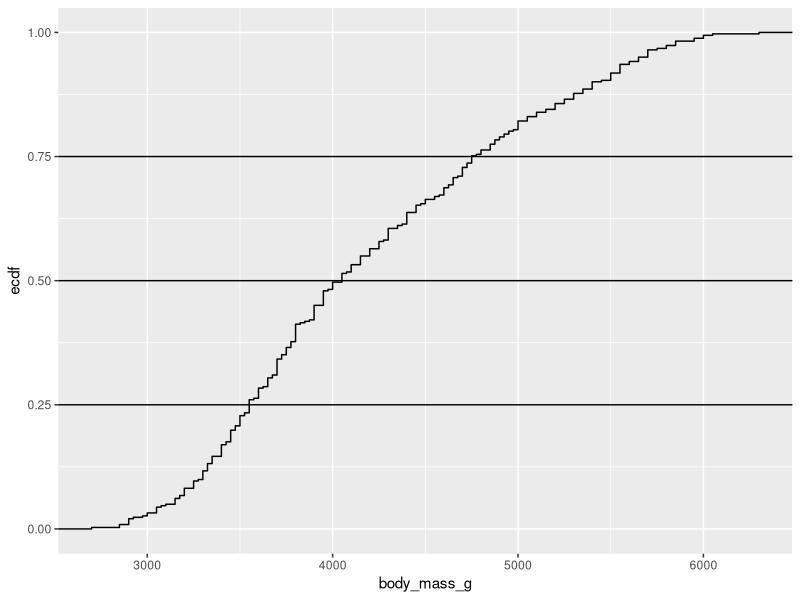
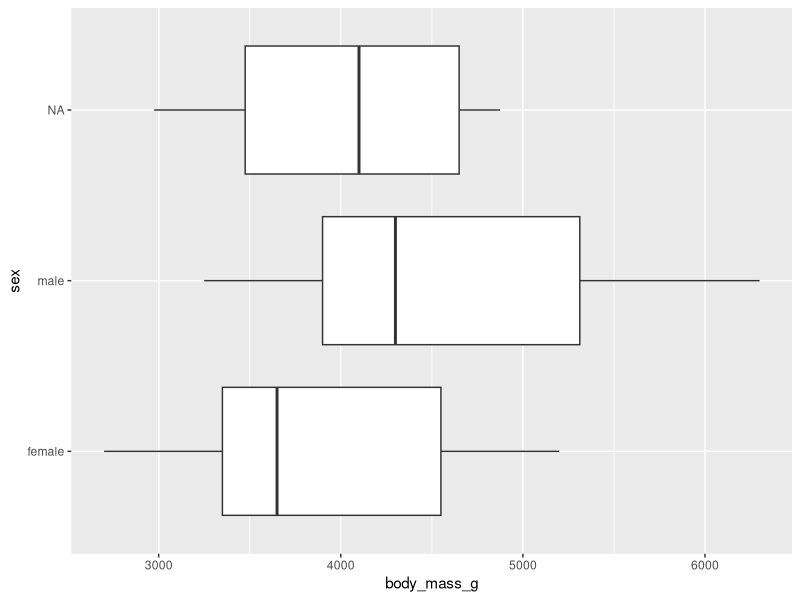
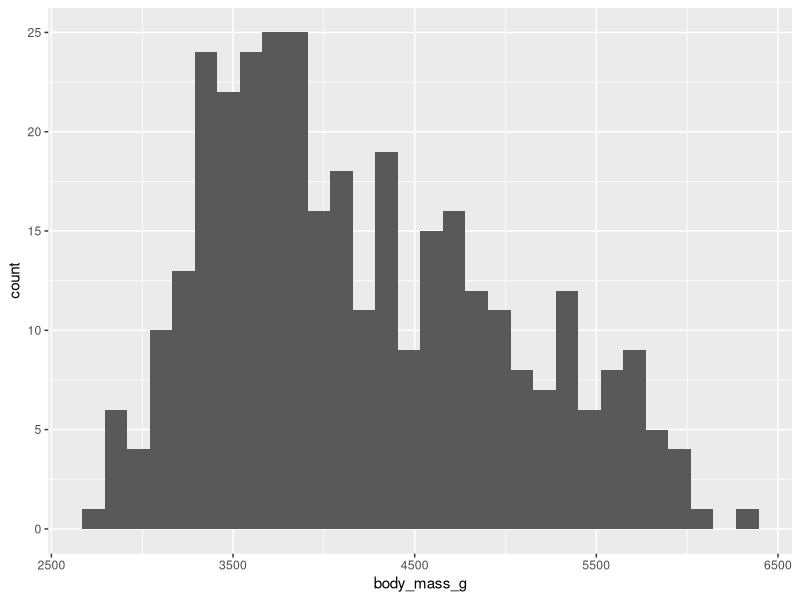

Source code (R) for these figures, in order:
## ---- chunk 1
library(tidyverse)
## ---- chunk 2
library(palmerpenguins)
## ---- chunk 3
penguins$body_mass_g
## ---- chunk 4
mean(penguins$body_mass_g, na.rm = TRUE)
## ---- chunk 5
penguins %>% 
  summarise(avg_mass = mean(body_mass_g, na.rm = T))
## ---- chunk 6
penguins %>% 
  summarise(median = median(body_mass_g, na.rm = T))
## ---- chunk 7
penguins %>% 
  summarise(median = median(body_mass_g, na.rm = T),
            mean   = mean(body_mass_g, na.rm = TRUE))
## ---- chunk 8
penguins %>% 
  count(sex) %>% 
  arrange(desc(n))
## ---- chunk 9
penguins %>% 
  reframe(range = range(body_mass_g, na.rm = T))
## ---- chunk 10
penguins %>% 
  summarise(min = min(body_mass_g, na.rm = T),
            max = max(body_mass_g, na.rm = T))
## ---- chunk 11
penguins %>% 
  summarise(
            variance = var(body_mass_g, na.rm = T)
          )
## ---- chunk 12
penguins %>% 
  summarise(
            stddev = sd(body_mass_g, na.rm = T)
          )
## ---- chunk 13
quantile(penguins$body_mass_g, probs = .25, na.rm = T)
## ---- chunk 14
quantile(penguins$body_mass_g, probs = .75, na.rm = T)
## ---- chunk 15
penguins %>% 
  summarise(iqr = IQR(body_mass_g, na.rm = T))
## ---- chunk 16
quantile(penguins$body_mass_g, probs = .025, na.rm = T)
## ---- chunk 17
CDF <- ecdf(penguins$body_mass_g)
CDF
## ---- chunk 18
quantiler <- quantile(penguins$body_mass_g, probs = c(0.25, 0.5), na.rm = TRUE)
ggplot(penguins, aes(body_mass_g)) + 
  stat_ecdf(geom = "step") +
  geom_hline(yintercept = c(0.25,0.5,0.75))
## ---- chunk 19
library(e1071)
skewness(penguins$body_mass_g, na.rm = T)
## ---- chunk 20
summary(penguins)
## ---- chunk 21
penguins %>% 
  summarise(min = min(body_mass_g, na.rm = T),
            max = max(body_mass_g, na.rm = T),
            mean = mean(body_mass_g, na.rm = T),
            median = median(body_mass_g, na.rm = T),
            stddev = sd(body_mass_g, na.rm = T),
            var = var(body_mass_g, na.rm = T),
            Q1 = quantile(body_mass_g, probs = .25, na.rm = T),
            Q3 = quantile(body_mass_g, probs = .75, na.rm = T),
            iqr = IQR(body_mass_g, na.rm = T),
            skew = skewness(body_mass_g, na.rm = T),
            kurtosis = kurtosis(body_mass_g, na.rm = T)
  )
## ---- chunk 22
penguins %>% 
  group_by(species) %>% 
  summarise(min = min(body_mass_g, na.rm = T),
            max = max(body_mass_g, na.rm = T),
            mean = mean(body_mass_g, na.rm = T),
            median = median(body_mass_g, na.rm = T),
            stddev = sd(body_mass_g, na.rm = T)
  )
## ---- chunk 23
penguins %>% 
  ggplot(aes(x=body_mass_g, y = sex)) +
  geom_boxplot()
## ---- chunk 24
penguins %>% 
  select(body_mass_g) %>% 
  filter(!is.na(body_mass_g)) %>% 
  mutate(buckets = cut(body_mass_g, breaks=seq(2500,6500,500))) %>% 
group_by(buckets) %>% 
summarise(antal = n())
## ---- chunk 25
penguins %>% 
ggplot((aes(x=body_mass_g))) +
geom_histogram()
